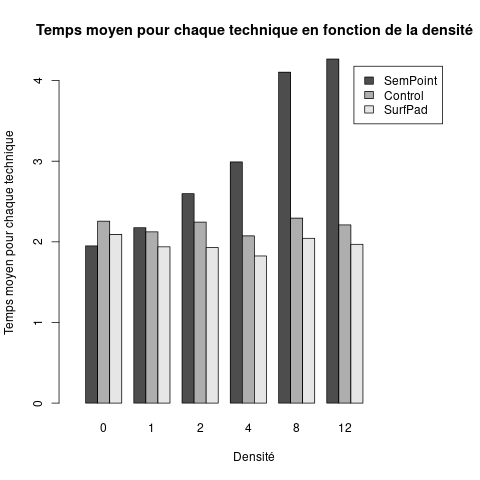

Source code (R):
library("reshape")
library("ez")

# Chargement des donnees
data = read.table("data.txt", header=TRUE, sep=",")

# On ne garde que ce qui nous interesse
filteredData = subset(data, (Err==0), select = c(Participant, Block, Technique,
                      A, W, density, Time))

# Aggregation des donnees pour ne conserver qu’une valeur par condition
attach(filteredData)
aggdata = aggregate(filteredData$Time, by=list(Participant,Block,Technique,W, density),
                    FUN=mean)
detach(filteredData)

# Reecriture des noms de colonnes
colnames(aggdata) = c("Participant","Block","Technique","W", "density", "Time")

# Conversion des donnees au format long
data.long = melt(aggdata, id = c("Participant","Block","Technique","W","density","Time"))

# On specifie les variables independantes
data.long$Block = factor(data.long$Block)
data.long$Technique = factor(data.long$Technique)
data.long$W = factor(data.long$W)
data.long$density = factor(data.long$density)

# L’ANOVA:
print(ezANOVA(data.long, dv=.(Time), wid=.(Participant), within=.(Technique,W,density)))

# Analyse post-hoc avec ajustement de Bonferroni
attach(data.long)
print(pairwise.t.test(Time, interaction(Technique), p.adj = "bonf"))
print(pairwise.t.test(Time, interaction(Technique, density), p.adj = "bonf"))
detach(data.long)

#q10
calcul_temps_moyen = function(dataframe, dens, technique) {
  participants=subset(dataframe,Err==0 & Technique==technique & density==dens)
  return(mean(participants[,"Time"]))
}

calcul_temps_moyen_par_densite = function(dataframe, techniques, density) {
  return(sapply(techniques, calcul_temps_moyen, dataframe=dataframe, dens=density))
}

techniques=unique(data$Technique)
densities=unique(data$density)

temps_moyens = sapply(densities, calcul_temps_moyen_par_densite, dataframe=data, techniques=techniques)

png(file="ex6.png")
barplot(temps_moyens, names.arg=densities, main="Temps moyen pour chaque technique en fonction de la densité", xlab="Densité", ylab="Temps moyen pour chaque technique", legend=techniques, xlim=c(0,30), beside=TRUE)
dev.off()

#sans SemPoint
data_sans_semPoint=subset(data, Technique!="SemPoint")
techniques_sans_semPoint=unique(data_sans_semPoint$Technique)

temps_moyens_sans_semPoint = sapply(densities, calcul_temps_moyen_par_densite, dataframe=data_sans_semPoint, techniques=techniques_sans_semPoint)

png(file="ex6_sans_semPoint.png")
barplot(temps_moyens_sans_semPoint, names.arg=densities, main="Temps moyen pour chaque technique en fonction de la densité", xlab="Densité", ylab="Temps moyen pour chaque technique", xlim=c(0,24), legend=techniques_sans_semPoint, beside=TRUE)
dev.off()
